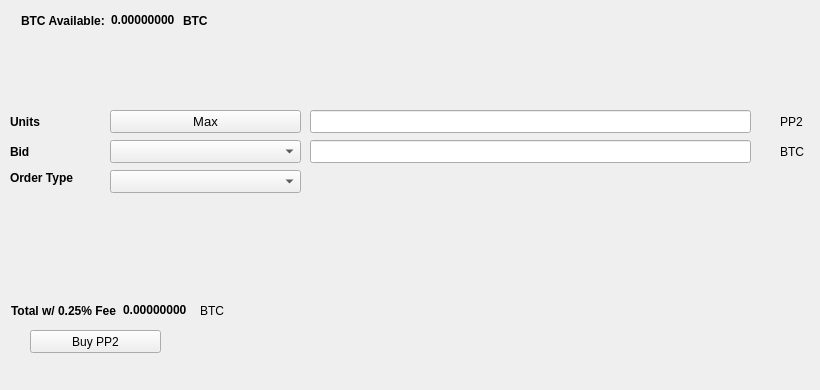
   <widget class="QWidget" name="BuyTab">
    <attribute name="title">
     <string>Buy</string>
    </attribute>
    <widget class="QPushButton" name="BuyPP2">
     <property name="geometry">
      <rect>
       <x>30</x>
       <y>330</y>
       <width>131</width>
       <height>23</height>
      </rect>
     </property>
     <property name="text">
      <string>Buy PP2</string>
     </property>
     <property name="icon">
      <iconset resource="../peepcoin.qrc">
       <normaloff>:/icons/bitcoin</normaloff>:/icons/bitcoin</iconset>
     </property>
    </widget>
    <widget class="QLabel" name="label_3">
     <property name="geometry">
      <rect>
       <x>10</x>
       <y>110</y>
       <width>46</width>
       <height>23</height>
      </rect>
     </property>
     <property name="font">
      <font>
       <weight>75</weight>
       <bold>true</bold>
      </font>
     </property>
     <property name="text">
      <string>Units</string>
     </property>
    </widget>
    <widget class="QLineEdit" name="UnitsInput">
     <property name="geometry">
      <rect>
       <x>310</x>
       <y>110</y>
       <width>441</width>
       <height>23</height>
      </rect>
     </property>
     <property name="font">
      <font>
       <pointsize>9</pointsize>
       <weight>75</weight>
       <bold>true</bold>
      </font>
     </property>
    </widget>
    <widget class="QLineEdit" name="BuyBidPriceEdit">
     <property name="geometry">
      <rect>
       <x>310</x>
       <y>140</y>
       <width>441</width>
       <height>23</height>
      </rect>
     </property>
     <property name="font">
      <font>
       <pointsize>9</pointsize>
       <weight>75</weight>
       <bold>true</bold>
      </font>
     </property>
    </widget>
    <widget class="QLabel" name="label_4">
     <property name="geometry">
      <rect>
       <x>780</x>
       <y>110</y>
       <width>31</width>
       <height>23</height>
      </rect>
     </property>
     <property name="text">
      <string>PP2</string>
     </property>
    </widget>
    <widget class="QLabel" name="label_5">
     <property name="geometry">
      <rect>
       <x>780</x>
       <y>140</y>
       <width>31</width>
       <height>23</height>
      </rect>
     </property>
     <property name="text">
      <string>BTC</string>
     </property>
    </widget>
    <widget class="QLabel" name="label_6">
     <property name="geometry">
      <rect>
       <x>10</x>
       <y>140</y>
       <width>46</width>
       <height>23</height>
      </rect>
     </property>
     <property name="font">
      <font>
       <weight>75</weight>
       <bold>true</bold>
      </font>
     </property>
     <property name="text">
      <string>Bid</string>
     </property>
    </widget>
    <widget class="QLabel" name="label_7">
     <property name="geometry">
      <rect>
       <x>10</x>
       <y>170</y>
       <width>91</width>
       <height>16</height>
      </rect>
     </property>
     <property name="font">
      <font>
       <weight>75</weight>
       <bold>true</bold>
      </font>
     </property>
     <property name="text">
      <string>Order Type</string>
     </property>
    </widget>
    <widget class="QPushButton" name="Buy_Max_Amount">
     <property name="geometry">
      <rect>
       <x>110</x>
       <y>110</y>
       <width>191</width>
       <height>23</height>
      </rect>
     </property>
     <property name="font">
      <font>
       <pointsize>10</pointsize>
      </font>
     </property>
     <property name="text">
      <string>Max</string>
     </property>
    </widget>
    <widget class="QComboBox" name="BuyBidcomboBox">
     <property name="geometry">
      <rect>
       <x>110</x>
       <y>140</y>
       <width>191</width>
       <height>23</height>
      </rect>
     </property>
     <property name="font">
      <font>
       <pointsize>10</pointsize>
      </font>
     </property>
    </widget>
    <widget class="QComboBox" name="buyOrdertypeCombo">
     <property name="geometry">
      <rect>
       <x>110</x>
       <y>170</y>
       <width>191</width>
       <height>23</height>
      </rect>
     </property>
     <property name="font">
      <font>
       <pointsize>10</pointsize>
      </font>
     </property>
    </widget>
    <widget class="QWidget" name="layoutWidget1">
     <property name="geometry">
      <rect>
       <x>21</x>
       <y>11</y>
       <width>227</width>
       <height>19</height>
      </rect>
     </property>
     <layout class="QHBoxLayout" name="horizontalLayout_3">
      <item>
       <widget class="QLabel" name="label232">
        <property name="font">
         <font>
          <weight>75</weight>
          <bold>true</bold>
         </font>
        </property>
        <property name="text">
         <string>BTC Available:</string>
        </property>
       </widget>
      </item>
      <item>
       <widget class="QLabel" name="BtcAvailableLbl">
        <property name="palette">
         <palette>
          <active>
           <colorrole role="WindowText">
            <brush brushstyle="SolidPattern">
             <color alpha="255">
              <red>0</red>
              <green>0</green>
              <blue>0</blue>
             </color>
            </brush>
           </colorrole>
           <colorrole role="Button">
            <brush brushstyle="SolidPattern">
             <color alpha="255">
              <red>0</red>
              <green>170</green>
              <blue>0</blue>
             </color>
            </brush>
           </colorrole>
           <colorrole role="Light">
            <brush brushstyle="SolidPattern">
             <color alpha="255">
              <red>0</red>
              <green>255</green>
              <blue>0</blue>
             </color>
            </brush>
           </colorrole>
           <colorrole role="Midlight">
            <brush brushstyle="SolidPattern">
             <color alpha="255">
              <red>0</red>
              <green>212</green>
              <blue>0</blue>
             </color>
            </brush>
           </colorrole>
           <colorrole role="Dark">
            <brush brushstyle="SolidPattern">
             <color alpha="255">
              <red>0</red>
              <green>85</green>
              <blue>0</blue>
             </color>
            </brush>
           </colorrole>
           <colorrole role="Mid">
            <brush brushstyle="SolidPattern">
             <color alpha="255">
              <red>0</red>
              <green>113</green>
              <blue>0</blue>
             </color>
            </brush>
           </colorrole>
           <colorrole role="Text">
            <brush brushstyle="SolidPattern">
             <color alpha="255">
              <red>0</red>
              <green>170</green>
              <blue>0</blue>
             </color>
            </brush>
           </colorrole>
           <colorrole role="BrightText">
            <brush brushstyle="SolidPattern">
             <color alpha="255">
              <red>255</red>
              <green>255</green>
              <blue>255</blue>
             </color>
            </brush>
           </colorrole>
           <colorrole role="ButtonText">
            <brush brushstyle="SolidPattern">
             <color alpha="255">
              <red>0</red>
              <green>0</green>
              <blue>0</blue>
             </color>
            </brush>
           </colorrole>
           <colorrole role="Base">
            <brush brushstyle="SolidPattern">
             <color alpha="255">
              <red>255</red>
              <green>255</green>
              <blue>255</blue>
             </color>
            </brush>
           </colorrole>
           <colorrole role="Window">
            <brush brushstyle="SolidPattern">
             <color alpha="255">
              <red>0</red>
              <green>170</green>
              <blue>0</blue>
             </color>
            </brush>
           </colorrole>
           <colorrole role="Shadow">
            <brush brushstyle="SolidPattern">
             <color alpha="255">
              <red>0</red>
              <green>0</green>
              <blue>0</blue>
             </color>
            </brush>
           </colorrole>
           <colorrole role="AlternateBase">
            <brush brushstyle="SolidPattern">
             <color alpha="255">
              <red>127</red>
              <green>212</green>
              <blue>127</blue>
             </color>
            </brush>
           </colorrole>
           <colorrole role="ToolTipBase">
            <brush brushstyle="SolidPattern">
             <color alpha="255">
              <red>255</red>
              <green>255</green>
              <blue>220</blue>
             </color>
            </brush>
           </colorrole>
           <colorrole role="ToolTipText">
            <brush brushstyle="SolidPattern">
             <color alpha="255">
              <red>0</red>
              <green>0</green>
              <blue>0</blue>
             </color>
            </brush>
           </colorrole>
          </active>
          <inactive>
           <colorrole role="WindowText">
            <brush brushstyle="SolidPattern">
             <color alpha="255">
              <red>0</red>
              <green>0</green>
              <blue>0</blue>
             </color>
            </brush>
           </colorrole>
           <colorrole role="Button">
            <brush brushstyle="SolidPattern">
             <color alpha="255">
              <red>0</red>
              <green>170</green>
              <blue>0</blue>
             </color>
            </brush>
           </colorrole>
           <colorrole role="Light">
            <brush brushstyle="SolidPattern">
             <color alpha="255">
              <red>0</red>
              <green>255</green>
              <blue>0</blue>
             </color>
            </brush>
           </colorrole>
           <colorrole role="Midlight">
            <brush brushstyle="SolidPattern">
             <color alpha="255">
              <red>0</red>
              <green>212</green>
              <blue>0</blue>
             </color>
            </brush>
           </colorrole>
           <colorrole role="Dark">
            <brush brushstyle="SolidPattern">
             <color alpha="255">
              <red>0</red>
              <green>85</green>
              <blue>0</blue>
             </color>
            </brush>
           </colorrole>
           <colorrole role="Mid">
            <brush brushstyle="SolidPattern">
             <color alpha="255">
              <red>0</red>
              <green>113</green>
              <blue>0</blue>
             </color>
            </brush>
           </colorrole>
           <colorrole role="Text">
            <brush brushstyle="SolidPattern">
             <color alpha="255">
              <red>0</red>
              <green>170</green>
              <blue>0</blue>
             </color>
            </brush>
           </colorrole>
           <colorrole role="BrightText">
            <brush brushstyle="SolidPattern">
             <color alpha="255">
              <red>255</red>
              <green>255</green>
              <blue>255</blue>
             </color>
            </brush>
           </colorrole>
           <colorrole role="ButtonText">
            <brush brushstyle="SolidPattern">
             <color alpha="255">
              <red>0</red>
              <green>0</green>
              <blue>0</blue>
             </color>
            </brush>
           </colorrole>
           <colorrole role="Base">
            <brush brushstyle="SolidPattern">
             <color alpha="255">
              <red>255</red>
              <green>255</green>
              <blue>255</blue>
             </color>
            </brush>
           </colorrole>
           <colorrole role="Window">
            <brush brushstyle="SolidPattern">
             <color alpha="255">
              <red>0</red>
              <green>170</green>
              <blue>0</blue>
             </color>
            </brush>
           </colorrole>
           <colorrole role="Shadow">
            <brush brushstyle="SolidPattern">
             <color alpha="255">
              <red>0</red>
              <green>0</green>
              <blue>0</blue>
             </color>
            </brush>
           </colorrole>
           <colorrole role="AlternateBase">
            <brush brushstyle="SolidPattern">
             <color alpha="255">
              <red>127</red>
              <green>212</green>
              <blue>127</blue>
             </color>
            </brush>
           </colorrole>
           <colorrole role="ToolTipBase">
            <brush brushstyle="SolidPattern">
             <color alpha="255">
              <red>255</red>
              <green>255</green>
              <blue>220</blue>
             </color>
            </brush>
           </colorrole>
           <colorrole role="ToolTipText">
            <brush brushstyle="SolidPattern">
             <color alpha="255">
              <red>0</red>
              <green>0</green>
              <blue>0</blue>
             </color>
            </brush>
           </colorrole>
          </inactive>
          <disabled>
           <colorrole role="WindowText">
            <brush brushstyle="SolidPattern">
             <color alpha="255">
              <red>0</red>
              <green>85</green>
              <blue>0</blue>
             </color>
            </brush>
           </colorrole>
           <colorrole role="Button">
            <brush brushstyle="SolidPattern">
             <color alpha="255">
              <red>0</red>
              <green>170</green>
              <blue>0</blue>
             </color>
            </brush>
           </colorrole>
           <colorrole role="Light">
            <brush brushstyle="SolidPattern">
             <color alpha="255">
              <red>0</red>
              <green>255</green>
              <blue>0</blue>
             </color>
            </brush>
           </colorrole>
           <colorrole role="Midlight">
            <brush brushstyle="SolidPattern">
             <color alpha="255">
              <red>0</red>
              <green>212</green>
              <blue>0</blue>
             </color>
            </brush>
           </colorrole>
           <colorrole role="Dark">
            <brush brushstyle="SolidPattern">
             <color alpha="255">
              <red>0</red>
              <green>85</green>
              <blue>0</blue>
             </color>
            </brush>
           </colorrole>
           <colorrole role="Mid">
            <brush brushstyle="SolidPattern">
             <color alpha="255">
              <red>0</red>
              <green>113</green>
              <blue>0</blue>
             </color>
            </brush>
           </colorrole>
           <colorrole role="Text">
            <brush brushstyle="SolidPattern">
             <color alpha="255">
              <red>0</red>
              <green>85</green>
              <blue>0</blue>
             </color>
            </brush>
           </colorrole>
           <colorrole role="BrightText">
            <brush brushstyle="SolidPattern">
             <color alpha="255">
              <red>255</red>
              <green>255</green>
              <blue>255</blue>
             </color>
            </brush>
           </colorrole>
           <colorrole role="ButtonText">
            <brush brushstyle="SolidPattern">
             <color alpha="255">
              <red>0</red>
              <green>85</green>
              <blue>0</blue>
             </color>
            </brush>
           </colorrole>
           <colorrole role="Base">
            <brush brushstyle="SolidPattern">
             <color alpha="255">
              <red>0</red>
              <green>170</green>
              <blue>0</blue>
             </color>
            </brush>
           </colorrole>
           <colorrole role="Window">
            <brush brushstyle="SolidPattern">
             <color alpha="255">
              <red>0</red>
              <green>170</green>
              <blue>0</blue>
             </color>
            </brush>
           </colorrole>
           <colorrole role="Shadow">
            <brush brushstyle="SolidPattern">
             <color alpha="255">
              <red>0</red>
              <green>0</green>
              <blue>0</blue>
             </color>
            </brush>
           </colorrole>
           <colorrole role="AlternateBase">
            <brush brushstyle="SolidPattern">
             <color alpha="255">
              <red>0</red>
              <green>170</green>
              <blue>0</blue>
             </color>
            </brush>
           </colorrole>
           <colorrole role="ToolTipBase">
            <brush brushstyle="SolidPattern">
             <color alpha="255">
              <red>255</red>
              <green>255</green>
              <blue>220</blue>
             </color>
            </brush>
           </colorrole>
           <colorrole role="ToolTipText">
            <brush brushstyle="SolidPattern">
             <color alpha="255">
              <red>0</red>
              <green>0</green>
              <blue>0</blue>
             </color>
            </brush>
           </colorrole>
          </disabled>
         </palette>
        </property>
        <property name="font">
         <font>
          <weight>75</weight>
          <bold>true</bold>
         </font>
        </property>
        <property name="text">
         <string>0.00000000</string>
        </property>
        <property name="textInteractionFlags">
         <set>Qt::LinksAccessibleByMouse|Qt::TextSelectableByKeyboard|Qt::TextSelectableByMouse</set>
        </property>
       </widget>
      </item>
      <item>
       <widget class="QLabel" name="BtcAvailableLbl_2">
        <property name="font">
         <font>
          <weight>75</weight>
          <bold>true</bold>
         </font>
        </property>
        <property name="text">
         <string>BTC</string>
        </property>
       </widget>
      </item>
     </layout>
    </widget>
    <widget class="QWidget" name="layoutWidge2">
     <property name="geometry">
      <rect>
       <x>11</x>
       <y>301</y>
       <width>259</width>
       <height>19</height>
      </rect>
     </property>
     <layout class="QHBoxLayout" name="horizontalLayout_4">
      <item>
       <widget class="QLabel" name="label_9">
        <property name="font">
         <font>
          <weight>75</weight>
          <bold>true</bold>
         </font>
        </property>
        <property name="text">
         <string>Total w/ 0.25% Fee</string>
        </property>
       </widget>
      </item>
      <item>
       <widget class="QLabel" name="BuyCostLabel">
        <property name="palette">
         <palette>
          <active>
           <colorrole role="WindowText">
            <brush brushstyle="SolidPattern">
             <color alpha="255">
              <red>0</red>
              <green>0</green>
              <blue>0</blue>
             </color>
            </brush>
           </colorrole>
           <colorrole role="Button">
            <brush brushstyle="SolidPattern">
             <color alpha="255">
              <red>0</red>
              <green>170</green>
              <blue>0</blue>
             </color>
            </brush>
           </colorrole>
           <colorrole role="Light">
            <brush brushstyle="SolidPattern">
             <color alpha="255">
              <red>0</red>
              <green>255</green>
              <blue>0</blue>
             </color>
            </brush>
           </colorrole>
           <colorrole role="Midlight">
            <brush brushstyle="SolidPattern">
             <color alpha="255">
              <red>0</red>
              <green>212</green>
              <blue>0</blue>
             </color>
            </brush>
           </colorrole>
           <colorrole role="Dark">
            <brush brushstyle="SolidPattern">
             <color alpha="255">
              <red>0</red>
              <green>85</green>
              <blue>0</blue>
             </color>
            </brush>
           </colorrole>
           <colorrole role="Mid">
            <brush brushstyle="SolidPattern">
             <color alpha="255">
              <red>0</red>
              <green>113</green>
              <blue>0</blue>
             </color>
            </brush>
           </colorrole>
           <colorrole role="Text">
            <brush brushstyle="SolidPattern">
             <color alpha="255">
              <red>0</red>
              <green>170</green>
              <blue>0</blue>
             </color>
            </brush>
           </colorrole>
           <colorrole role="BrightText">
            <brush brushstyle="SolidPattern">
             <color alpha="255">
              <red>255</red>
              <green>255</green>
              <blue>255</blue>
             </color>
            </brush>
           </colorrole>
           <colorrole role="ButtonText">
            <brush brushstyle="SolidPattern">
             <color alpha="255">
              <red>0</red>
              <green>0</green>
              <blue>0</blue>
             </color>
            </brush>
           </colorrole>
           <colorrole role="Base">
            <brush brushstyle="SolidPattern">
             <color alpha="255">
              <red>255</red>
              <green>255</green>
              <blue>255</blue>
             </color>
            </brush>
           </colorrole>
           <colorrole role="Window">
            <brush brushstyle="SolidPattern">
             <color alpha="255">
              <red>0</red>
              <green>170</green>
              <blue>0</blue>
             </color>
            </brush>
           </colorrole>
           <colorrole role="Shadow">
            <brush brushstyle="SolidPattern">
             <color alpha="255">
              <red>0</red>
              <green>0</green>
              <blue>0</blue>
             </color>
            </brush>
           </colorrole>
           <colorrole role="AlternateBase">
            <brush brushstyle="SolidPattern">
             <color alpha="255">
              <red>127</red>
              <green>212</green>
              <blue>127</blue>
             </color>
            </brush>
           </colorrole>
           <colorrole role="ToolTipBase">
            <brush brushstyle="SolidPattern">
             <color alpha="255">
              <red>255</red>
              <green>255</green>
              <blue>220</blue>
             </color>
            </brush>
           </colorrole>
           <colorrole role="ToolTipText">
            <brush brushstyle="SolidPattern">
             <color alpha="255">
              <red>0</red>
              <green>0</green>
              <blue>0</blue>
             </color>
            </brush>
           </colorrole>
          </active>
          <inactive>
           <colorrole role="WindowText">
            <brush brushstyle="SolidPattern">
             <color alpha="255">
              <red>0</red>
              <green>0</green>
              <blue>0</blue>
             </color>
            </brush>
           </colorrole>
           <colorrole role="Button">
            <brush brushstyle="SolidPattern">
             <color alpha="255">
              <red>0</red>
              <green>170</green>
              <blue>0</blue>
             </color>
            </brush>
           </colorrole>
           <colorrole role="Light">
            <brush brushstyle="SolidPattern">
             <color alpha="255">
              <red>0</red>
              <green>255</green>
              <blue>0</blue>
             </color>
            </brush>
           </colorrole>
           <colorrole role="Midlight">
            <brush brushstyle="SolidPattern">
             <color alpha="255">
              <red>0</red>
              <green>212</green>
              <blue>0</blue>
             </color>
            </brush>
           </colorrole>
           <colorrole role="Dark">
            <brush brushstyle="SolidPattern">
             <color alpha="255">
              <red>0</red>
              <green>85</green>
              <blue>0</blue>
             </color>
            </brush>
           </colorrole>
           <colorrole role="Mid">
            <brush brushstyle="SolidPattern">
             <color alpha="255">
              <red>0</red>
              <green>113</green>
              <blue>0</blue>
             </color>
            </brush>
           </colorrole>
           <colorrole role="Text">
            <brush brushstyle="SolidPattern">
             <color alpha="255">
              <red>0</red>
              <green>170</green>
              <blue>0</blue>
             </color>
            </brush>
           </colorrole>
           <colorrole role="BrightText">
            <brush brushstyle="SolidPattern">
             <color alpha="255">
              <red>255</red>
              <green>255</green>
              <blue>255</blue>
             </color>
            </brush>
           </colorrole>
           <colorrole role="ButtonText">
            <brush brushstyle="SolidPattern">
             <color alpha="255">
              <red>0</red>
              <green>0</green>
              <blue>0</blue>
             </color>
            </brush>
           </colorrole>
           <colorrole role="Base">
            <brush brushstyle="SolidPattern">
             <color alpha="255">
              <red>255</red>
              <green>255</green>
              <blue>255</blue>
             </color>
            </brush>
           </colorrole>
           <colorrole role="Window">
            <brush brushstyle="SolidPattern">
             <color alpha="255">
              <red>0</red>
              <green>170</green>
              <blue>0</blue>
             </color>
            </brush>
           </colorrole>
           <colorrole role="Shadow">
            <brush brushstyle="SolidPattern">
             <color alpha="255">
              <red>0</red>
              <green>0</green>
              <blue>0</blue>
             </color>
            </brush>
           </colorrole>
           <colorrole role="AlternateBase">
            <brush brushstyle="SolidPattern">
             <color alpha="255">
              <red>127</red>
              <green>212</green>
              <blue>127</blue>
             </color>
            </brush>
           </colorrole>
           <colorrole role="ToolTipBase">
            <brush brushstyle="SolidPattern">
             <color alpha="255">
              <red>255</red>
              <green>255</green>
              <blue>220</blue>
             </color>
            </brush>
           </colorrole>
           <colorrole role="ToolTipText">
            <brush brushstyle="SolidPattern">
             <color alpha="255">
              <red>0</red>
              <green>0</green>
              <blue>0</blue>
             </color>
            </brush>
           </colorrole>
          </inactive>
          <disabled>
           <colorrole role="WindowText">
            <brush brushstyle="SolidPattern">
             <color alpha="255">
              <red>0</red>
              <green>85</green>
              <blue>0</blue>
             </color>
            </brush>
           </colorrole>
           <colorrole role="Button">
            <brush brushstyle="SolidPattern">
             <color alpha="255">
              <red>0</red>
              <green>170</green>
              <blue>0</blue>
             </color>
            </brush>
           </colorrole>
           <colorrole role="Light">
            <brush brushstyle="SolidPattern">
             <color alpha="255">
              <red>0</red>
              <green>255</green>
              <blue>0</blue>
             </color>
            </brush>
           </colorrole>
           <colorrole role="Midlight">
            <brush brushstyle="SolidPattern">
             <color alpha="255">
              <red>0</red>
              <green>212</green>
              <blue>0</blue>
             </color>
            </brush>
           </colorrole>
           <colorrole role="Dark">
            <brush brushstyle="SolidPattern">
             <color alpha="255">
              <red>0</red>
              <green>85</green>
              <blue>0</blue>
             </color>
            </brush>
           </colorrole>
           <colorrole role="Mid">
            <brush brushstyle="SolidPattern">
             <color alpha="255">
              <red>0</red>
              <green>113</green>
              <blue>0</blue>
             </color>
            </brush>
           </colorrole>
           <colorrole role="Text">
            <brush brushstyle="SolidPattern">
             <color alpha="255">
              <red>0</red>
              <green>85</green>
              <blue>0</blue>
             </color>
            </brush>
           </colorrole>
           <colorrole role="BrightText">
            <brush brushstyle="SolidPattern">
             <color alpha="255">
              <red>255</red>
              <green>255</green>
              <blue>255</blue>
             </color>
            </brush>
           </colorrole>
           <colorrole role="ButtonText">
            <brush brushstyle="SolidPattern">
             <color alpha="255">
              <red>0</red>
              <green>85</green>
              <blue>0</blue>
             </color>
            </brush>
           </colorrole>
           <colorrole role="Base">
            <brush brushstyle="SolidPattern">
             <color alpha="255">
              <red>0</red>
              <green>170</green>
              <blue>0</blue>
             </color>
            </brush>
           </colorrole>
           <colorrole role="Window">
            <brush brushstyle="SolidPattern">
             <color alpha="255">
              <red>0</red>
              <green>170</green>
              <blue>0</blue>
             </color>
            </brush>
           </colorrole>
           <colorrole role="Shadow">
            <brush brushstyle="SolidPattern">
             <color alpha="255">
              <red>0</red>
              <green>0</green>
              <blue>0</blue>
             </color>
            </brush>
           </colorrole>
           <colorrole role="AlternateBase">
            <brush brushstyle="SolidPattern">
             <color alpha="255">
              <red>0</red>
              <green>170</green>
              <blue>0</blue>
             </color>
            </brush>
           </colorrole>
           <colorrole role="ToolTipBase">
            <brush brushstyle="SolidPattern">
             <color alpha="255">
              <red>255</red>
              <green>255</green>
              <blue>220</blue>
             </color>
            </brush>
           </colorrole>
           <colorrole role="ToolTipText">
            <brush brushstyle="SolidPattern">
             <color alpha="255">
              <red>0</red>
              <green>0</green>
              <blue>0</blue>
             </color>
            </brush>
           </colorrole>
          </disabled>
         </palette>
        </property>
        <property name="font">
         <font>
          <weight>75</weight>
          <bold>true</bold>
         </font>
        </property>
        <property name="autoFillBackground">
         <bool>false</bool>
        </property>
        <property name="text">
         <string>0.00000000</string>
        </property>
        <property name="textInteractionFlags">
         <set>Qt::LinksAccessibleByMouse|Qt::TextSelectableByMouse</set>
        </property>
       </widget>
      </item>
      <item>
       <widget class="QLabel" name="label_10">
        <property name="font">
         <font>
          <weight>50</weight>
          <bold>false</bold>
         </font>
        </property>
        <property name="text">
         <string>BTC</string>
        </property>
       </widget>
      </item>
     </layout>
    </widget>
    <widget class="QLabel" name="label_24">
     <property name="geometry">
      <rect>
       <x>460</x>
       <y>300</y>
       <width>281</width>
       <height>81</height>
      </rect>
     </property>
     <property name="text">
      <string/>
     </property>
     <property name="pixmap">
      <pixmap>:/images/bittrex</pixmap>
     </property>
    </widget>
   </widget>
